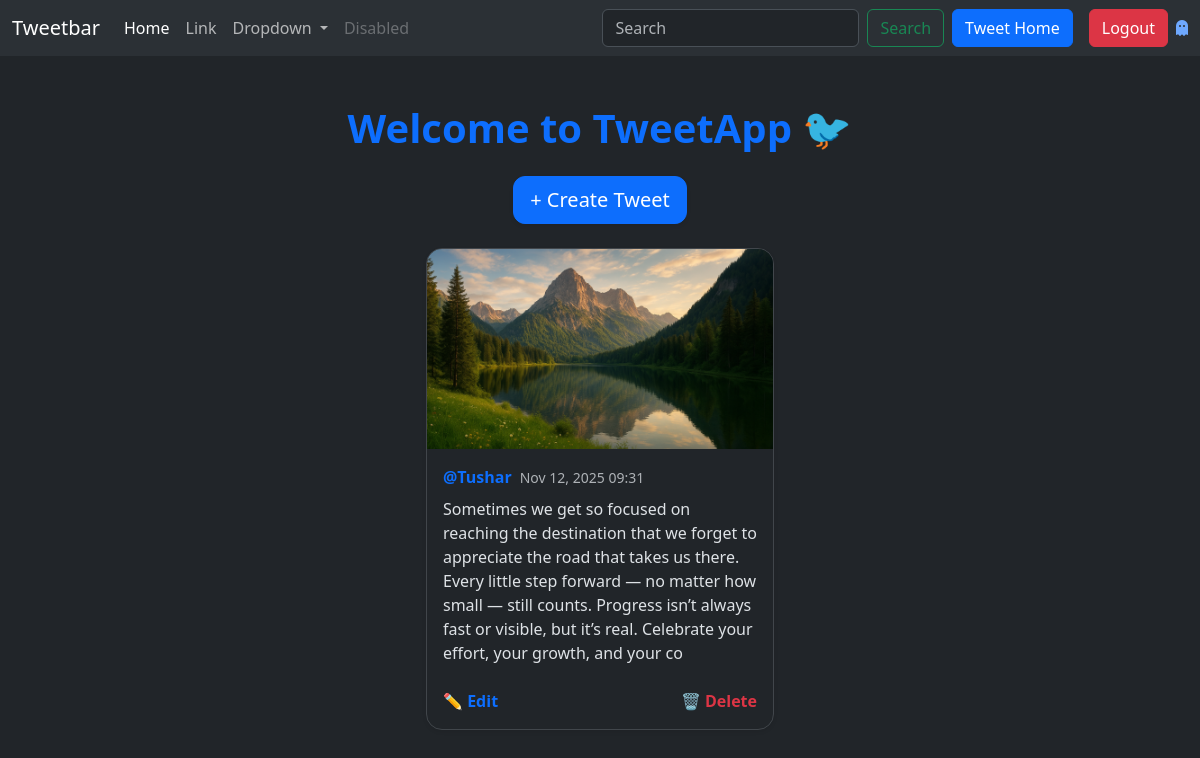
Screenshot of /tweet_home/ (signed in) with the database file from the repository.
### tweet_app/models.py (models this page shows, shortened)
class Tweet(models.Model):
    user = models.ForeignKey(User, on_delete=models.CASCADE)
    text = models.TextField(max_length=280)
    photo = models.ImageField(upload_to="photos/", blank=True, null=True)
    created_at = models.DateTimeField(auto_now_add=True)
    updated_at = models.DateTimeField(auto_now=True)

### tweet_app/views.py (the view)
# urls.py: path('tweet_home/', views.tweet_list, name='tweet_list'),
def tweet_list(request):
    tweets = Tweet.objects.all().order_by("-created_at")
    return render(request, 'tweet_list.html',{"tweets":tweets})

### tweet_app/templates/tweet_list.html (shortened to what this page needs)
{% extends "layout.html" %}
{% block content %}
<div class="container py-5">
    <h1 class="text-center mb-4 fw-bold text-primary">Welcome to TweetApp 🐦</h1>
    <div class="d-flex justify-content-center mb-4">
        <a class="btn btn-lg btn-primary shadow-sm" style="border-radius: 12px;" href="{% url 'tweet_create' %}">
            + Create Tweet
        </a>
    </div>
    {% if tweets %}
        <div class="row justify-content-center g-4">
            {% for tweet in tweets %}
                <div class="col-md-4 col-sm-6">
                    <div class="card shadow-sm border border-secondary-subtle h-100"
                         style="border-radius: 16px; overflow: hidden;">
                        {% if tweet.photo %}
                            <img src="{{ tweet.photo.url }}" class="card-img-top" alt="Tweet Image"
                                 style="height: 200px; object-fit: cover;">
                        {% endif %}
                        <div class="card-body">
                            <div class="d-flex align-items-center mb-2">
                                <div class="fw-semibold text-primary me-2">@{{ tweet.user.username }}</div>
                                {% if tweet.created_at %}
                                    <small class="text-muted">{{ tweet.created_at|date:"M d, Y H:i" }}</small>
                                {% endif %}
                            </div>
                            <p class="card-text fs-6">{{ tweet.text }}</p>
                        </div>
                        {% if tweet.user == user %}
                            <div class="card-footer bg-transparent border-0 d-flex justify-content-between px-3 pb-3">
                                <a href="{% url 'tweet_edit' tweet.id %}" class="text-primary fw-semibold text-decoration-none">
                                    ✏️ Edit
                                </a>
                                <a href="{% url 'tweet_delete' tweet.id %}" class="text-danger fw-semibold text-decoration-none">
                                    🗑️ Delete
                                </a>
                            </div>
                        {% endif %}
                    </div>
                </div>
            {% endfor %}
        </div>
    {% else %}
        <p class="text-center text-muted mt-5 fs-5">No tweets yet. Be the first to post!</p>
    {% endif %}
</div>
{% endblock %}

### rows the page displays
Tweet: photo (picture), user.username "Tushar", created_at "Nov 12, 2025 09:31", text "Sometimes we get so focused on reaching the destination that we forget to appreciate the road that takes us there. Every little step forward — no matter how small — still counts. Progress isn’t always fast or visible, but it’s real. Celebrate your effort, your growth, and your co", shows "✏️ Edit"
